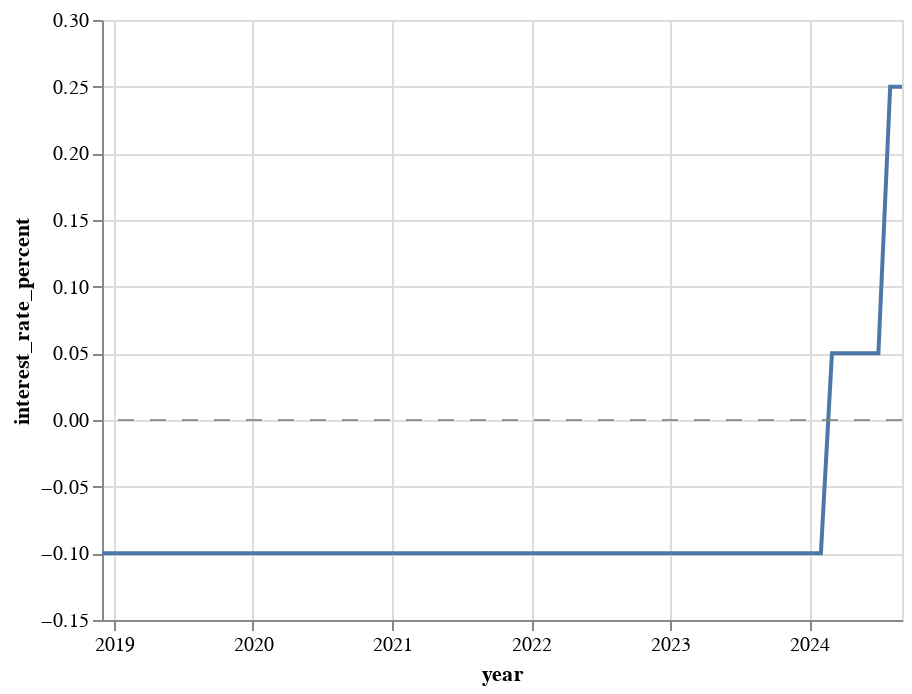

Source (notebook cell):
### Code cell
base = (
    ir_out.plot.line(
        x="year", 
        y=alt.Y("interest_rate_percent", scale=alt.Scale(zero=True, padding=1))
                      )
)

zero_line = alt.Chart().mark_rule(
    color='gray',
    strokeDash=[8, 8],
    opacity=0.8
).encode(y=alt.datum(0))

ir_chart = (
    (base + zero_line)
    .properties(width=400)
    .configure_scale(zero=False)
)

ir_chart

### Figure 1 — Vega-Lite specification as saved in the notebook (floating-point values rounded to 4 significant figures)
{"config": {"view": {"continuousWidth": 300, "continuousHeight": 300}, "scale": {"zero": false}}, "layer": [{"data": {"name": "data-13ac309843b0c425ed46b26584f24229"}, "mark": {"type": "line", "tooltip": true}, "encoding": {"x": {"field": "year", "type": "temporal"}, "y": {"field": "interest_rate_percent", "scale": {"padding": 1, "zero": true}, "type": "quantitative"}}, "name": "view_1"}, {"data": {"name": "empty"}, "mark": {"type": "rule", "color": "gray", "opacity": 0.8, "strokeDash": [8, 8]}, "encoding": {"y": {"datum": 0}}}], "params": [{"name": "param_3", "select": {"type": "interval", "encodings": ["x", "y"]}, "bind": "scales", "views": ["view_1"]}], "width": 400, "$schema": "https://vega.github.io/schema/vega-lite/v5.20.1.json", "datasets": {"data-13ac309843b0c425ed46b26584f24229": [{"year": "2018-12-01T00:00:00", "interest_rate_percent": -0.1}, {"year": "2019-01-01T00:00:00", "interest_rate_percent": -0.1}, {"year": "2019-02-01T00:00:00", "interest_rate_percent": -0.1}, {"year": "2019-03-01T00:00:00", "interest_rate_percent": -0.1}, {"year": "2019-04-01T00:00:00", "interest_rate_percent": -0.1}, {"year": "2019-05-01T00:00:00", "interest_rate_percent": -0.1}, {"year": "2019-06-01T00:00:00", "interest_rate_percent": -0.1}, {"year": "2019-07-01T00:00:00", "interest_rate_percent": -0.1}, {"year": "2019-08-01T00:00:00", "interest_rate_percent": -0.1}, {"year": "2019-09-01T00:00:00", "interest_rate_percent": -0.1}, {"year": "2019-10-01T00:00:00", "interest_rate_percent": -0.1}, {"year": "2019-11-01T00:00:00", "interest_rate_percent": -0.1}, {"year": "2019-12-01T00:00:00", "interest_rate_percent": -0.1}, {"year": "2020-01-01T00:00:00", "interest_rate_percent": -0.1}, {"year": "2020-02-01T00:00:00", "interest_rate_percent": -0.1}, {"year": "2020-03-01T00:00:00", "interest_rate_percent": -0.1}, {"year": "2020-04-01T00:00:00", "interest_rate_percent": -0.1}, {"year": "2020-05-01T00:00:00", "interest_rate_percent": -0.1}, {"year": "2020-06-01T00:00:00", "interest_rate_percent": -0.1}, {"year": "2020-07-01T00:00:00", "interest_rate_percent": -0.1}, {"year": "2020-08-01T00:00:00", "interest_rate_percent": -0.1}, {"year": "2020-09-01T00:00:00", "interest_rate_percent": -0.1}, {"year": "2020-10-01T00:00:00", "interest_rate_percent": -0.1}, {"year": "2020-11-01T00:00:00", "interest_rate_percent": -0.1}, {"year": "2020-12-01T00:00:00", "interest_rate_percent": -0.1}, {"year": "2021-01-01T00:00:00", "interest_rate_percent": -0.1}, {"year": "2021-02-01T00:00:00", "interest_rate_percent": -0.1}, {"year": "2021-03-01T00:00:00", "interest_rate_percent": -0.1}, {"year": "2021-04-01T00:00:00", "interest_rate_percent": -0.1}, {"year": "2021-05-01T00:00:00", "interest_rate_percent": -0.1}, {"year": "2021-06-01T00:00:00", "interest_rate_percent": -0.1}, {"year": "2021-07-01T00:00:00", "interest_rate_percent": -0.1}, {"year": "2021-08-01T00:00:00", "interest_rate_percent": -0.1}, {"year": "2021-09-01T00:00:00", "interest_rate_percent": -0.1}, {"year": "2021-10-01T00:00:00", "interest_rate_percent": -0.1}, {"year": "2021-11-01T00:00:00", "interest_rate_percent": -0.1}, {"year": "2021-12-01T00:00:00", "interest_rate_percent": -0.1}, {"year": "2022-01-01T00:00:00", "interest_rate_percent": -0.1}, {"year": "2022-02-01T00:00:00", "interest_rate_percent": -0.1}, {"year": "2022-03-01T00:00:00", "interest_rate_percent": -0.1}, {"year": "2022-04-01T00:00:00", "interest_rate_percent": -0.1}, {"year": "2022-05-01T00:00:00", "interest_rate_percent": -0.1}, {"year": "2022-06-01T00:00:00", "interest_rate_percent": -0.1}, {"year": "2022-07-01T00:00:00", "interest_rate_percent": -0.1}, {"year": "2022-08-01T00:00:00", "interest_rate_percent": -0.1}, {"year": "2022-09-01T00:00:00", "interest_rate_percent": -0.1}, {"year": "2022-10-01T00:00:00", "interest_rate_percent": -0.1}, {"year": "2022-11-01T00:00:00", "interest_rate_percent": -0.1}, {"year": "2022-12-01T00:00:00", "interest_rate_percent": -0.1}, {"year": "2023-01-01T00:00:00", "interest_rate_percent": -0.1}, {"year": "2023-02-01T00:00:00", "interest_rate_percent": -0.1}, {"year": "2023-03-01T00:00:00", "interest_rate_percent": -0.1}, {"year": "2023-04-01T00:00:00", "interest_rate_percent": -0.1}, {"year": "2023-05-01T00:00:00", "interest_rate_percent": -0.1}, {"year": "2023-06-01T00:00:00", "interest_rate_percent": -0.1}, {"year": "2023-07-01T00:00:00", "interest_rate_percent": -0.1}, {"year": "2023-08-01T00:00:00", "interest_rate_percent": -0.1}, {"year": "2023-09-01T00:00:00", "interest_rate_percent": -0.1}, {"year": "2023-10-01T00:00:00", "interest_rate_percent": -0.1}, {"year": "2023-11-01T00:00:00", "interest_rate_percent": -0.1}, {"year": "2023-12-01T00:00:00", "interest_rate_percent": -0.1}, {"year": "2024-01-01T00:00:00", "interest_rate_percent": -0.1}, {"year": "2024-02-01T00:00:00", "interest_rate_percent": -0.1}, {"year": "2024-03-01T00:00:00", "interest_rate_percent": 0.05}, {"year": "2024-04-01T00:00:00", "interest_rate_percent": 0.05}, {"year": "2024-05-01T00:00:00", "interest_rate_percent": 0.05}, {"year": "2024-06-01T00:00:00", "interest_rate_percent": 0.05}, {"year": "2024-07-01T00:00:00", "interest_rate_percent": 0.05}, {"year": "2024-08-01T00:00:00", "interest_rate_percent": 0.25}, {"year": "2024-09-01T00:00:00", "interest_rate_percent": 0.25}], "empty": [{}]}}
